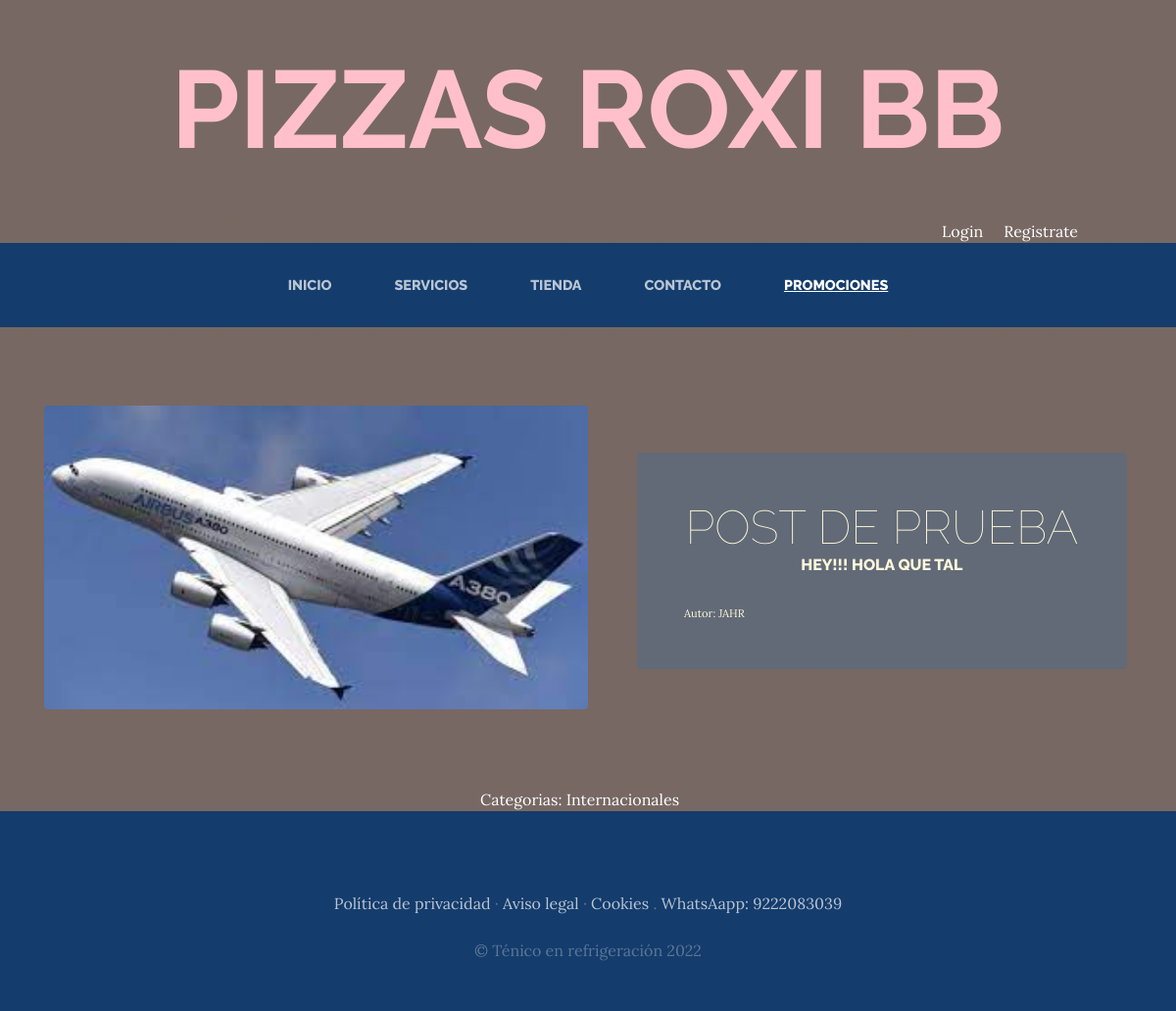
Page /blog/categoria/1 on the committed database.
### blog/models.py (models this page shows, shortened)
class Post(models.Model):
    titulo=models.CharField(max_length=50)
    contenido=models.CharField(max_length=50)
    imagen=models.ImageField(upload_to="blog", null=True, blank=True)
    autor=models.ForeignKey(User, on_delete=models.CASCADE)
    categorias=models.ManyToManyField(Categoria)
    created=models.DateTimeField(auto_now_add=True)
    update=models.DateTimeField(auto_now_add=True)
    class Meta:
        verbose_name='post'
        verbose_name_plural='posts'

class Categoria(models.Model):
    nombre=models.CharField(max_length=50)
    created=models.DateTimeField(auto_now_add=True)
    update=models.DateTimeField(auto_now_add=True)
    class Meta:
        verbose_name='categoria'
        verbose_name_plural='categorias'

### blog/views.py (the view)
# urls.py: path('categoria/<int:categoria_id>', views.categoria, name="categoria"),
def categoria(request, categoria_id):
     categoria=Categoria.objects.get(id=categoria_id)
     posts=Post.objects.filter(categorias=categoria)
     return render(request, "blog/categoria.html", {'categoria':categoria,"posts": posts})

### carro/context_processor.py (called while the page is built)
def importe_total_carro(request):
    total=0
    if request.user.is_authenticated:
        for key, value in request.session["carro"].items():
            total=total+(float(value["precio"]))
    else:
        total="Debes hacer login"
    return {"importe_total_carro":total}

### blog/templates/blog/categoria.html
{% extends "ProyectowebApp/base.html" %}
{% load static %}
{% block content %}
    {% for post in posts %}
    <section class="page-section clearfix">
        <div class="container">
          <div class="intro">
            <img class="intro-img img-fluid mb-3 mb-lg-0 rounded" src="{{post.imagen.url}}" alt="" style="width: 50%;">
            <div class="intro-text left-0 text-center bg-faded p-5 rounded">
              <h2 class="section-heading mb-4" >
                <span class="section-heading-lower">{{post.titulo}}</span>
                <span class="section-heading-upper">{{post.contenido}}</span>
              </h2>
              <div style="text-align: left; font-size: 0.7em;">
                Autor: {{post.autor}}
              </div>
            </div>
          </div>
        </div>
      </section>
    {% endfor %}
    <section>
      <div style="width:75%; margin: auto; text-align: center; color: white">
        Categorias:
        {% for post in posts %}
          {% for categoria in post.categorias.all %}
            {{categoria.nombre}} &nbsp;&nbsp;&nbsp;
            {% endfor %}
        {% endfor %}
      </div>
    </section>
{% endblock %}

### ProyectowebApp/static/ProyectowebApp/css/gestion.css (style rules this page uses)
body { font-family: 'Lora'; background: linear-gradient(rgba(47, 23, 15, 0.65), rgba(47, 23, 15, 0.65)), url("../img/tecnico.jpg"); background-attachment: fixed; background-position: center; background-size: cover; }
h1, h2, h3, h4, h5, h6 { font-family: 'Raleway'; }
.page-section { margin-top: 5rem; margin-bottom: 5rem; }
.section-heading { text-transform: uppercase; }
.section-heading .section-heading-upper { display: block; font-size: 1rem; font-weight: 800; padding-bottom:.5rem; }
.section-heading .section-heading-lower { display: block; font-size: 3rem; font-weight: 100; }
.bg-faded { background-color: rgba(255, 255, 255, 0.85); }
.intro { position: relative; }
@media (min-width: 992px) { .intro .intro-img { width: 60%; float: left; left: 50; } }
@media (min-width: 992px) { .intro .intro-text { left: 605; width: 60%; margin-top: 3rem; background-color: rgba(97, 106, 118 ); color: cornsilk; position: absolute; } }
@media (min-width: 1200px) { .intro .intro-text { width: 45%; } }

### rows in the picture
Post: imagen (picture), titulo "POST DE PRUEBA", contenido "HEY!!! HOLA QUE TAL", autor "JAHR"
Categoria: nombre "Internacionales"
